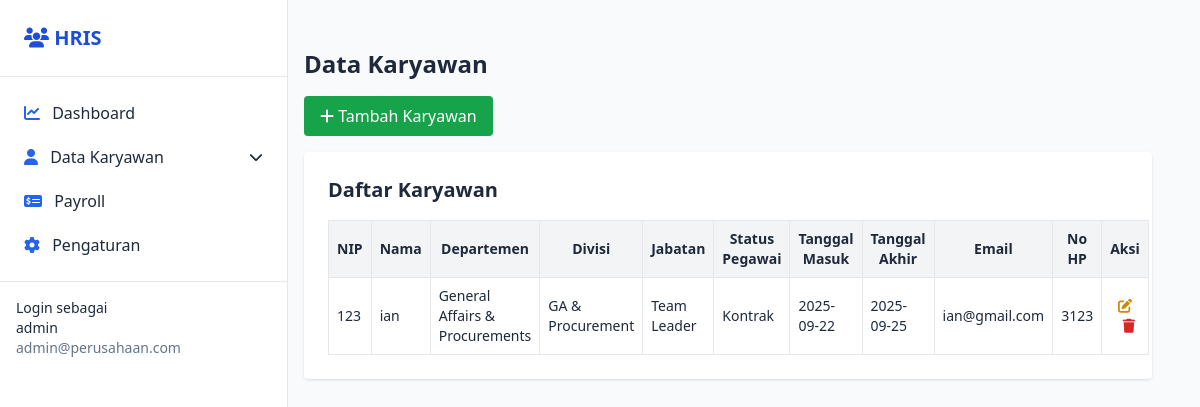
The page /resource/views/karyawan_list.php (signed in) on the database its author committed.
### tables this page shows
CREATE TABLE `karyawan` (
  `id` int(11) NOT NULL,
  `no_spk` varchar(50) NOT NULL,
  `nama` varchar(150) NOT NULL,
  `nip` varchar(50) NOT NULL,
  `departemen_id` int(11) NOT NULL,
  `divisi_id` int(11) DEFAULT NULL,
  `jabatan` enum('Direksi','Team Leader','Senior Staff','Staff','Junior Staff') NOT NULL,
  `status_pegawai` enum('Tetap','Kontrak','Probation','Freelance','Resign') NOT NULL,
  `tanggal_awal` date NOT NULL,
  `tanggal_akhir` date NOT NULL,
  `sisa_hari_spk` int(11) DEFAULT NULL,
  `nik` varchar(50) NOT NULL,
  `tempat_lahir` varchar(100) NOT NULL,
  `tanggal_lahir` date NOT NULL,
  `alamat` text NOT NULL,
  `agama` enum('Islam','Kristen','Katolik','Budha','Hindu','Konghuchu','Aliran kepercayaan lainnya') NOT NULL,
  `status_kawin` enum('Menikah','Belum Menikah') NOT NULL,
  `kontak` varchar(50) DEFAULT NULL,
  `kontak_darurat` varchar(50) DEFAULT NULL,
  `email` varchar(100) DEFAULT NULL,
  `note` text DEFAULT NULL,
  `created_at` timestamp NOT NULL DEFAULT current_timestamp()
);

CREATE TABLE `departemen` (
  `id` int(11) NOT NULL,
  `nama_departemen` varchar(150) NOT NULL
);

CREATE TABLE `divisi` (
  `id` int(11) NOT NULL,
  `departemen_id` int(11) NOT NULL,
  `nama_divisi` varchar(150) NOT NULL
);

### Controllers/karyawanController.php (called while the page is built, shortened)
<?php
class KaryawanController {
    private $conn;
    public function __construct($conn) {
        $this->conn = $conn;
    }
    public function getAll() {
        $sql = "SELECT k.*, d.nama_departemen, v.nama_divisi
                FROM karyawan k
                LEFT JOIN departemen d ON k.departemen_id = d.id
                LEFT JOIN divisi v ON k.divisi_id = v.id
                ORDER BY k.created_at DESC";
        $stmt = $this->conn->prepare($sql);
        $stmt->execute();
        return $stmt->fetchAll(PDO::FETCH_ASSOC);
    }
}

### resource/views/karyawan_list.php (the view, shortened to what this page needs)
<?php
include __DIR__ . "/../../database/db.php";
include __DIR__ . "/../../controllers/KaryawanController.php";
$controller = new KaryawanController($conn);
$karyawanList = $controller->getAll();
?>
<!DOCTYPE html>
<html lang="id">
<head>
  <script src="https://cdn.tailwindcss.com"></script>
  <link rel="stylesheet" href="https://cdnjs.cloudflare.com/ajax/libs/font-awesome/6.5.0/css/all.min.css">
</head>
<body class="bg-slate-50 text-slate-800">
<?php include __DIR__ . '/../template/sidebar.php'; ?>
<div class="ml-64 p-6">
<div class="container mx-auto p-6">
  <h1 class="text-2xl font-bold mb-4">Data Karyawan</h1>
  <a href="tambah_karyawan.php" class="mb-4 inline-block bg-green-600 text-white px-4 py-2 rounded hover:bg-green-700">
    <i class="fa fa-plus"></i> Tambah Karyawan
  </a>
  <div class="bg-white p-6 rounded shadow overflow-x-auto">
    <h2 class="text-xl font-bold mb-4">Daftar Karyawan</h2>
    <table class="table-auto w-full border-collapse border border-gray-200 text-sm">
      <thead>
        <tr class="bg-gray-100">
          <th class="border p-2">NIP</th>
          <th class="border p-2">Nama</th>
          <th class="border p-2">Departemen</th>
          <th class="border p-2">Divisi</th>
          <th class="border p-2">Jabatan</th>
          <th class="border p-2">Status Pegawai</th>
          <th class="border p-2">Tanggal Masuk</th>
          <th class="border p-2">Tanggal Akhir</th>
          <th class="border p-2">Email</th>
          <th class="border p-2">No HP</th>
          <th class="border p-2">Aksi</th>
        </tr>
      </thead>
      <tbody>
        <?php if (!empty($karyawanList)): ?>
          <?php foreach ($karyawanList as $k): ?>
            <tr>
              <td class="border p-2"><?= htmlspecialchars($k['nip']) ?></td>
              <td class="border p-2"><?= htmlspecialchars($k['nama']) ?></td>
              <td class="border p-2"><?= htmlspecialchars($k['nama_departemen'] ?? '-') ?></td>
              <td class="border p-2"><?= htmlspecialchars($k['nama_divisi'] ?? '-') ?></td>
              <td class="border p-2"><?= htmlspecialchars($k['jabatan'] ?? '-') ?></td>
              <td class="border p-2"><?= ucfirst($k['status_pegawai']) ?></td>
              <td class="border p-2"><?= $k['tanggal_awal'] ?></td>
              <td class="border p-2"><?= $k['tanggal_akhir'] ?? '-' ?></td>
              <td class="border p-2"><?= $k['email'] ?></td>
              <td class="border p-2"><?= $k['kontak'] ?></td>
              <td class="border p-2 text-center">
                <a href="edit_karyawan.php?id=<?= $k['id'] ?>" class="text-yellow-600"><i class="fa fa-edit"></i></a>
                <a href="karyawan_list.php?delete=<?= $k['id'] ?>" onclick="return confirm('Yakin hapus?')" class="text-red-600 ml-2"><i class="fa fa-trash"></i></a>
              </td>
            </tr>
          <?php endforeach; ?>
        <?php else: ?>
          <tr>
            <td colspan="11" class="border p-4 text-center text-gray-500">Belum ada data karyawan.</td>
          </tr>
        <?php endif; ?>
      </tbody>
    </table>
  </div>
</div>
</div>
</body>
</html>

### resource/template/sidebar.php (shortened to what this page needs)
<?php
$username = $_SESSION['username'];
?>
<link rel="stylesheet" href="https://cdnjs.cloudflare.com/ajax/libs/font-awesome/6.5.0/css/all.min.css">
<aside id="sidebar"
       class="fixed inset-y-0 left-0 w-72 bg-white border-r transform -translate-x-full
              md:translate-x-0 transition-transform duration-200 ease-in-out z-40">
  <div class="p-6 border-b flex justify-between items-center">
    <h3 class="text-xl font-semibold text-blue-700"><i class="fa-solid fa-users"></i> HRIS</h3>
  </div>
  <nav class="p-4 space-y-1 text-base">
    <a href="../views/dashboard.php" class="block p-2 rounded-lg hover:bg-slate-100">
      <i class="fa-solid fa-chart-line mr-2 text-blue-600"></i> Dashboard
    </a>
  <div x-data="{ open: false }" class="space-y-1">
    <button onclick="toggleDropdown('karyawanDropdown')"
            class="flex justify-between items-center w-full p-2 rounded-lg hover:bg-slate-100">
      <span><i class="fa-solid fa-user mr-2 text-blue-600"></i> Data Karyawan</span>
      <i class="fa-solid fa-chevron-down text-sm"></i>
    </button>
</div>
    <a href="#" class="block p-2 rounded-lg hover:bg-slate-100">
      <i class="fa-solid fa-money-check-dollar mr-2 text-blue-600"></i> Payroll
    </a>
    <a href="#" class="block p-2 rounded-lg hover:bg-slate-100">
      <i class="fa-solid fa-gear mr-2 text-blue-600"></i> Pengaturan
    </a>
  </nav>
  <div class="p-4 border-t text-sm">
    <div>Login sebagai</div>
    <div class="font-medium"><?= htmlspecialchars($username) ?></div>
    <div class="text-slate-500">admin@perusahaan.com</div>
  </div>
</aside>

### rows shown on the page
karyawan: nip "123", nama "ian", departemen.nama_departemen "General Affairs & Procurements", divisi.nama_divisi "GA & Procurement", jabatan "Team Leader", status_pegawai "Kontrak", tanggal_awal "2025-09-22", tanggal_akhir "2025-09-25", email "ian@gmail.com", kontak "3123"

### other values the page prints
$username "admin"
